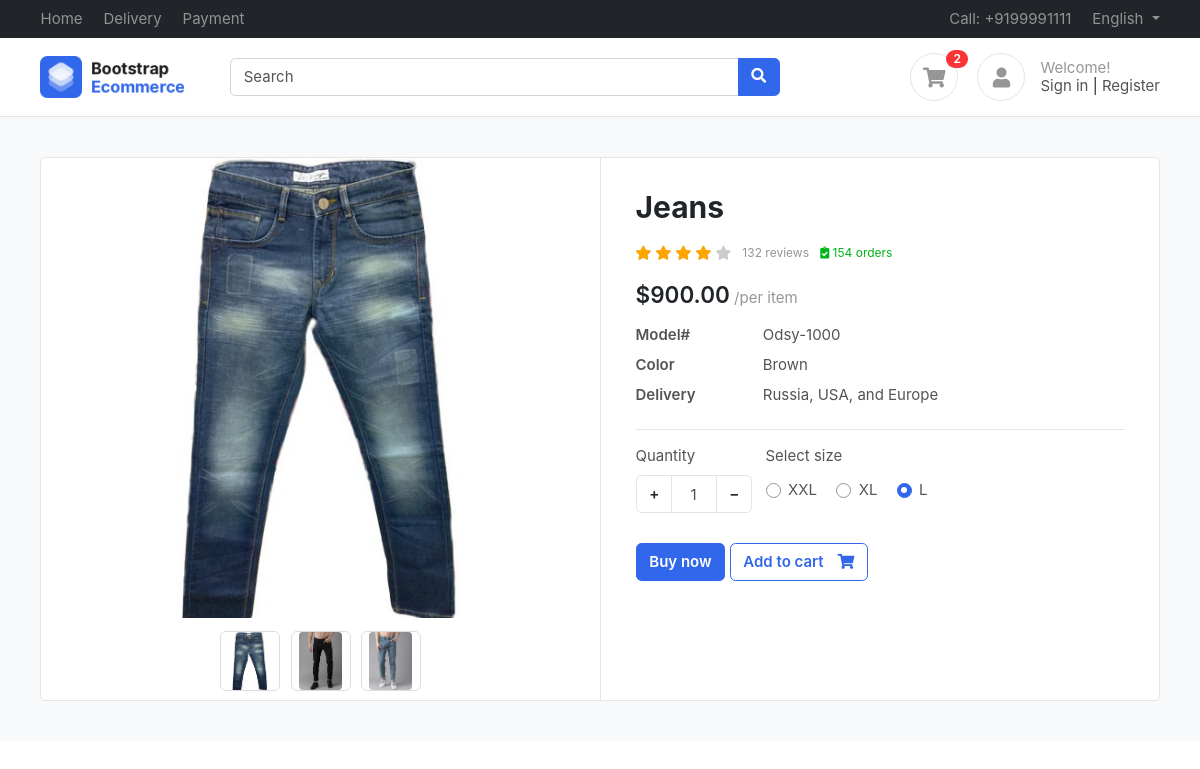
Screenshot of /product/jeans/ (signed in) with the database file from the repository.
### accounts/models.py (models this page shows)
class Profile(BaseModel):
    user = models.OneToOneField(User, on_delete=models.CASCADE, related_name="profile")
    is_email_verified = models.BooleanField(default=False)
    email_token = models.CharField(max_length=100, null=True, blank=True)
    profile_image = models.ImageField(upload_to= 'profile')
    def get_cart_count(self):
        return CartItems.objects.filter(cart__is_paid = False, cart__user = self.user).count()

### products/models.py (models this page shows, shortened)
class Product(BaseModel):
    product_name = models.CharField(max_length=100)
    slug = models.SlugField(unique=True, null=True, blank=True)
    category = models.ForeignKey(Category, on_delete=models.CASCADE, related_name="products")
    price = models.IntegerField(unique=True, null=True, blank=True)
    product_description = models.TextField()
    color_variant = models.ManyToManyField(ColorVariant, blank=True)
    size_variant = models.ManyToManyField(SizeVariant, blank=True)

class ProductImage(BaseModel):
    product = models.ForeignKey(Product, on_delete=models.CASCADE, related_name="product_images")
    image = models.ImageField(upload_to = "product")

class SizeVariant(BaseModel):
    size_name = models.CharField(max_length=100)
    price = models.IntegerField(default=0)

### products/views.py (the view)
# urls.py: path('<slug>/', get_product, name="get_product"),
def get_product(request , slug):
    print(Profile.profile_image)
    try:
        product = Product.objects.get(slug = slug)
        context = {'product' : product}
        if request.GET.get('size'):
            size = request.GET.get('size')
            price = product.get_product_price_by_size(size)
            context['selected_size'] = size
            context['updated_price'] = price
            print(price) #price according to size
        return render(request , 'product/product.html', context = context)
    except Exception as e:
        print(e)

### templates/product/product.html (shortened to what this page needs)
{% extends "base/base.html"%}
{%  block start %}
<section class="section-content padding-y bg">
    <div class="container">
    <div class="card">
        <div class="row no-gutters">
            <aside class="col-md-6">
    <article class="gallery-wrap">
    <div class="img-big-wrap">
      <div> <a href="#"><img src="/media/{{product.product_images.first.image}}"></a></div>
    </div>
    <div class="thumbs-wrap">
      {% for image in product.product_images.all %}
      <a href="#" class="item-thumb"> <img src="/media/{{image.image}}"></a>
      {% endfor %}
    </div>
    </article>
            </aside>
            <main class="col-md-6 border-left">
    <article class="content-body">
    <h2 class="title">{{product.product_name}}</h2>
    <div class="rating-wrap my-3">
        <ul class="rating-stars">
            <li style="width:80%" class="stars-active">
                <i class="fa fa-star"></i> <i class="fa fa-star"></i>
                <i class="fa fa-star"></i> <i class="fa fa-star"></i>
            </li>
            <li>
                <i class="fa fa-star"></i> <i class="fa fa-star"></i>
                <i class="fa fa-star"></i> <i class="fa fa-star"></i>
                <i class="fa fa-star"></i>
            </li>
        </ul>
        <small class="label-rating text-muted">132 reviews</small>
        <small class="label-rating text-success"> <i class="fa fa-clipboard-check"></i> 154 orders </small>
    </div>
    <div class="mb-3">
        <var class="price h4">${{product.price}}.00</var>
        <span class="text-muted">/per item</span>
    </div>
    <dl class="row">
      <dt class="col-sm-3">Model#</dt>
      <dd class="col-sm-9">Odsy-1000</dd>
      <dt class="col-sm-3">Color</dt>
      <dd class="col-sm-9">Brown</dd>
      <dt class="col-sm-3">Delivery</dt>
      <dd class="col-sm-9">Russia, USA, and Europe </dd>
    </dl>
    <hr>
        <div class="form-row">
            <div class="form-group col-md flex-grow-0">
                <label>Quantity</label>
                <div class="input-group mb-3 input-spinner">
                  <div class="input-group-prepend">
                    <button class="btn btn-light" type="button" id="button-plus"> + </button>
                  </div>
                  <input type="text" class="form-control" value="1">
                  <div class="input-group-append">
                    <button class="btn btn-light" type="button" id="button-minus"> − </button>
                  </div>
                </div>
            </div>
            {% if product.size_variant.count %}
            <div class="form-group col-md">
                    <label>Select size</label>
                    <div class="mt-1">
                      {% for size in product.size_variant.all %}
                        <label class="custom-control custom-radio custom-control-inline">
                          <div class="custom-control-label">{{size.size_name}}</div>
                        </label>
                      {% endfor %}
                    </div>
            </div>
            {% endif %}
        </div>
        <a href="#" class="btn  btn-primary"> Buy now </a>
        <a href="{% url 'add_to_cart' product.uid%}?variant={{selected_size}}" class="btn  btn-outline-primary"> <span class="text">Add to cart</span> <i class="fas fa-shopping-cart"></i>  </a>
    </article>
            </main>
        </div>
    </div>
    </div>
    </section>
{% endblock %}

### templates/base/base.html (shortened to what this page needs)
<!DOCTYPE HTML>
<html lang="en">
<head>
<link href="/media/css/bootstrap.css" rel="stylesheet" type="text/css"/>
<link href="/media/fonts/fontawesome/css/all.min.css" type="text/css" rel="stylesheet">
<link href="/media/css/ui.css" rel="stylesheet" type="text/css"/>
<link href="/media/css/responsive.css" rel="stylesheet" />
</head>
<body>
	<header class="section-header">
		<nav class="navbar navbar-dark navbar-expand p-0 bg-dark">
		<div class="container">
			<ul class="navbar-nav d-none d-md-flex mr-auto">
				<li class="nav-item"><a class="nav-link" href="#">Home</a></li>
				<li class="nav-item"><a class="nav-link" href="#">Delivery</a></li>
				<li class="nav-item"><a class="nav-link" href="#">Payment</a></li>
			</ul>
			<ul class="navbar-nav">
				<li class="nav-item"><a href="#" class="nav-link"> Call: +9199991111 </a></li>
				<li class="nav-item dropdown">
					 <a href="#" class="nav-link dropdown-toggle" data-toggle="dropdown"> English </a>
				</li>
			</ul>
		  </div>
		</nav>
		<section class="header-main border-bottom">
			<div class="container">
		<div class="row align-items-center">
			<div class="col-lg-2 col-4">
				<div class="brand-wrap">
					<img class="logo" src="images/logo.png">
				</div>
			</div>
			<div class="col-lg-6 col-sm-12">
				<form action="#" class="search">
					<div class="input-group w-100">
						<input type="text" class="form-control" placeholder="Search">
						<div class="input-group-append">
						  <button class="btn btn-primary" type="submit">
							<i class="fa fa-search"></i>
						  </button>
						</div>
					</div>
				</form>
			</div>
			<div class="col-lg-4 col-sm-6 col-8">
				<div class="widgets-wrap float-md-right">
					<div class="widget-header  mr-3">
						<a href="accounts/cart" class="icon icon-sm rounded-circle border"><i class="fa fa-shopping-cart"></i></a>
						<span class="badge badge-pill badge-danger notify">{{request.user.profile.get_cart_count}}</span>
					</div>
					<div class="widget-header icontext">
						<a href="{{ request.path }}/{% url 'cart' %}" class="icon icon-sm rounded-circle border"><i class="fa fa-user"></i></a>
						<div class="text">
							<span class="text-muted">Welcome!</span>
							<div>
								<a href="{% url 'login' %}">Sign in</a> |
								<a href="{% url 'register'%}"> Register</a>
							</div>
						</div>
					</div>
				</div>
			</div>
		</div>
			</div>
		</section>
		</header>
		{% block start %}
		{% endblock %}
        </body>
        </html>

### public/static/css/ui.css (style rules this page uses)
html { font-family: 'Inter', sans-serif; font-size: 15px; }
.content-body { flex: 1 1 auto; padding: 2rem 2.3rem; }
.icon-xs, .icon-sm, .icon-md, .icon-lg { display: inline-block; text-align: center; flex-shrink: 0; flex-grow: 0; }
.icon-sm { width: 48px; height: 48px; line-height: 48px; font-size: 20px; }
.padding-y { padding-top: 40px; padding-bottom: 40px; }
var { font-style: normal; }
article:after, .form-group:after { display: block; clear: both; content: ""; }
.bg { background-color: #f8f9fa; }
.card .title { color: #212529; }
.header-main { position: relative; padding-top: 1rem; padding-bottom: 1rem; }
.brand-wrap .logo, .navbar-brand .logo { margin-right: 7px; max-height: 42px; display: inline-block; }
.widget-header { display: inline-block; vertical-align: middle; position: relative; }
.widget-header a { color: #545454; }
.widget-header i { color: #969696; }
.widget-header .notify { position: absolute; top: -3px; right: -10px; }
.btn-light { background-color: #fff; border-color: #e4e4e4; }
.btn .text + i { margin-left: 10px; }
dl[class="row"] { margin-bottom: 0; }
.icontext { display: inline-flex; align-items: center; vertical-align: middle; }
.icontext .text { width: 100%; line-height: 1.2; color: #212529; }
.icontext .icon { position: relative; margin-right: 15px; flex-shrink: 0; flex-grow: 0; }
.notify { position: absolute; top: -4px; right: -10px; display: inline-block; padding: .25em .6em; font-size: 12px; line-height: 1; text-align: center; border-radius: 3rem; color: #fff; background-color: #fa3434; }
.price { font-weight: 600; color: #212529; }
.label-rating { margin-left: 7px; display: inline-block; vertical-align: middle; }
.rating-stars { display: inline-block; vertical-align: middle; list-style: none; margin: 0; padding: 0; position: relative; white-space: nowrap; clear: both; }
.rating-stars i { font-size: 14px; color: #ccc; display: inline; }
.rating-stars li { display: block; text-overflow: clip; white-space: nowrap; z-index: 1; }
.rating-stars li.stars-active { z-index: 2; position: absolute; top: 0; left: 0; overflow: hidden; }
.rating-stars li.stars-active i { color: orange; }
.input-spinner { width: 120px; flex-wrap: nowrap; display: inline-flex; }
.input-spinner input.form-control { text-align: center; max-width: 46px; flex-basis: 46px; border-color: #e4e4e4; flex-grow: 0; }
.input-spinner .btn { width: 36px; text-align: center; }
.gallery-wrap .img-big-wrap { margin-bottom: 10px; border-radius: 0.37rem; overflow: hidden; background-color: #fff; }
.gallery-wrap .img-big-wrap a { text-align: center; display: block; }
.gallery-wrap .img-big-wrap img { height: 460px; width: auto; display: inline-block; cursor: zoom-in; }
.gallery-wrap .thumbs-wrap { text-align: center; }
.gallery-wrap .thumbs-wrap .item-thumb { width: 60px; height: 60px; border: 1px solid #ddd; border-radius: 6px; margin: 3px; display: inline-block; overflow: hidden; }
.gallery-wrap .thumbs-wrap img { max-width: 100%; max-height: 100%; object-fit: cover; border-radius: 4px; cursor: zoom-in; }

### rows the page displays
Product: product_images.first.image (picture), product_name "Jeans", price "900"
ProductImage: image (picture)
ProductImage: image (picture)
ProductImage: image (picture)
SizeVariant: size_name "XXL"
SizeVariant: size_name "XL"
SizeVariant: size_name "L"

### other values shown
{{ request.user.profile.get_cart_count }} "2"
